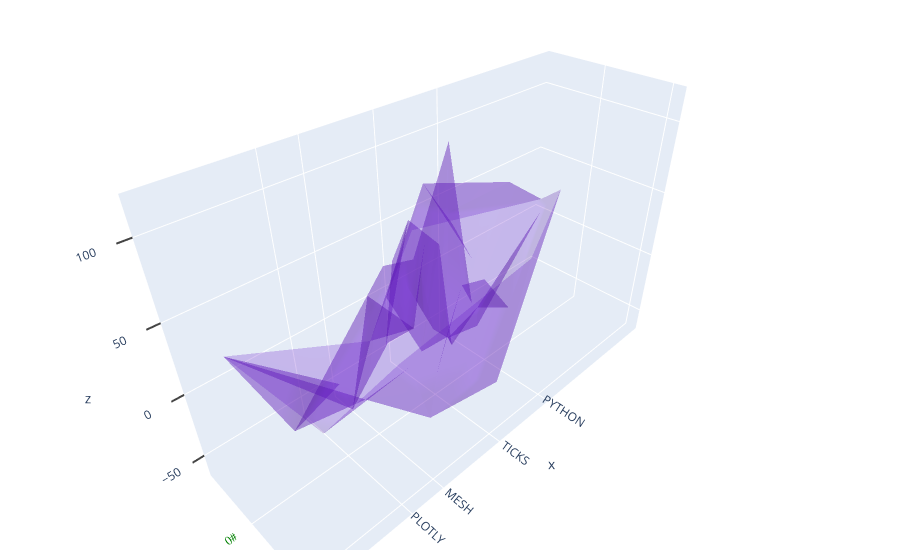

This figure's notebook cell:
### Markdown cell above
## Ticks Formatting

### Code cell
import plotly.graph_objects as go
import numpy as np

# Define random surface
N = 50
fig = go.Figure(data=[go.Mesh3d(x=(60*np.random.randn(N)),
                   y=(25*np.random.randn(N)),
                   z=(40*np.random.randn(N)),
                   opacity=0.5,
                   color='rgba(100,22,200,0.5)'
                  )])

# Different types of customized ticks
fig.update_layout(scene = dict(
                    xaxis = dict(
                        ticktext= ['TICKS','MESH','PLOTLY','PYTHON'],
                        tickvals= [0,50,75,-50]),
                    yaxis = dict(
                        nticks=5, tickfont=dict(
                            color='green',
                            size=12,
                            family='Old Standard TT, serif',),
                        ticksuffix='#'),
                    zaxis = dict(
                        nticks=4, ticks='outside',
                        tick0=0, tickwidth=4),),
                    width=700,
                    margin=dict(r=10, l=10, b=10, t=10)
                  )

fig.show()

### Figure 1 — Plotly figure (JSON) as saved in the notebook; plotly's stock layout.template omitted (floating-point values rounded to 4 significant figures)
{"data": [{"color": "rgba(100,22,200,0.5)", "opacity": 0.5, "type": "mesh3d", "x": [-37.28, 63.04, 27.59, -12.38, 1.27, 25.72, -138.5, 19.62, -22.75, 107.9, -41.48, 68.55, -150.9, 48.88, 16.57, -14.82, -7.253, -15.63, 25.38, -8.055, -107.3, -11.15, 134.1, 2.811, 17.45, -26.28, 10.44, 10.68, -15.67, 51.8, -55.38, -7.812, 30.3, -16.02, -73.43, 33.5, -58.93, -26.84, -49.69, -6.644, -25.76, -28.48, 40.86, 105.8, -21.45, 31.36, -21.32, 5.937, 67.67, 3.018], "y": [-20.39, -18.25, -15.42, -0.3326, 21.45, -33.97, -25.93, -23.11, -43.74, 33.15, -0.9095, 47.52, -35.61, 32.35, -17.54, -10.18, -24.72, -23.75, -33.09, 5.408, -32.86, -6.045, -0.23, 16.67, 2.51, 8.033, 12.86, -0.4313, 9.084, -24.49, -19.39, 47.44, -0.2934, -17.76, 34.5, -3.921, -16.16, -36.22, 19.49, -27.16, -13.48, 16.1, 4.591, -2.161, -5.35, 28.65, 55.76, -13.72, 14.22, 48.22], "z": [43.16, -27.47, -17.23, -23.92, -36.54, -24.96, 10.48, -23.48, 35.05, 4.93, -15.89, 35.44, 12.76, 10.59, 41.6, 22.93, -4.356, 37.5, 12.37, 116.7, 43.95, 46.13, 51.64, 3.194, 52.52, 0.9343, -33.25, -22.56, 21.12, -62.44, 8.334, -29.13, 28.73, -29.85, 74.89, 30.71, -50.75, 70.35, -9.09, -29.1, -40.95, 22.71, 60.18, -23.14, -39.9, -45.59, 59.86, 66.83, -13.94, 21.51]}], "layout": {"autosize": true, "margin": {"b": 10, "l": 10, "r": 10, "t": 10}, "scene": {"aspectmode": "auto", "aspectratio": {"x": 1.658, "y": 0.5788, "z": 1.042}, "xaxis": {"ticktext": ["TICKS", "MESH", "PLOTLY", "PYTHON"], "tickvals": [0, 50, 75, -50], "type": "linear"}, "yaxis": {"nticks": 5, "tickfont": {"color": "green", "family": "Old Standard TT, serif", "size": 12}, "ticksuffix": "#", "type": "linear"}, "zaxis": {"nticks": 4, "tick0": 0, "ticks": "outside", "tickwidth": 4, "type": "linear"}}}}
